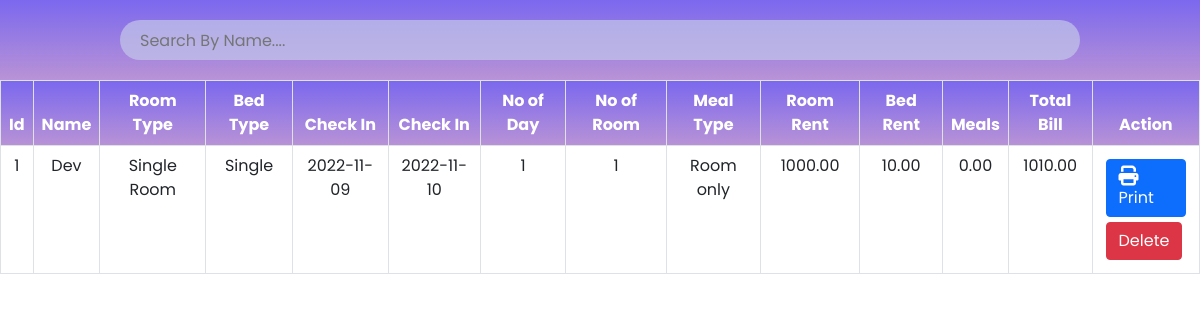
Screenshot of /roombook/admin/payment.php with the database file from the repository.
### tables this page shows
CREATE TABLE `payment` (
  `id` int(30) NOT NULL AUTO_INCREMENT,
  `Name` varchar(30) NOT NULL,
  `Email` varchar(30) NOT NULL,
  `RoomType` varchar(30) NOT NULL,
  `Bed` varchar(30) NOT NULL,
  `NoofRoom` int(30) NOT NULL,
  `cin` date NOT NULL,
  `cout` date NOT NULL,
  `noofdays` int(30) NOT NULL,
  `roomtotal` double(8,2) NOT NULL,
  `bedtotal` double(8,2) NOT NULL,
  `meal` varchar(30) NOT NULL,
  `mealtotal` double(8,2) NOT NULL,
  `finaltotal` double(8,2) NOT NULL,
  PRIMARY KEY (`id`)
);

### roombook/admin/payment.php (the view, shortened to what this page needs)
<?php
    include '../config.php';
?>
<!DOCTYPE html>
<html lang="en">
<head>
    <link href="https://cdn.jsdelivr.net/npm/bootstrap@5.0.2/dist/css/bootstrap.min.css" rel="stylesheet">
    <link rel="stylesheet" href="https://cdnjs.cloudflare.com/ajax/libs/font-awesome/6.2.0/css/all.min.css"/>
	<link rel="stylesheet" href="css/roombook.css">
</head>
<body>
	<div class="searchsection">
        <input type="text" name="search_bar" id="search_bar" placeholder="Search By Name...." onkeyup="searchFun()">
    </div>
    <div class="roombooktable" class="table-responsive-xl">
        <?php
            $paymanttablesql = "SELECT * FROM payment";
            $paymantresult = mysqli_query($conn, $paymanttablesql);
        ?>
        <table class="table table-bordered" id="table-data">
            <thead>
                <tr>
                    <th scope="col">Id</th>
                    <th scope="col">Name</th>
                    <th scope="col">Room Type</th>
                    <th scope="col">Bed Type</th>
                    <th scope="col">Check In</th>
                    <th scope="col">Check In</th>
					<th scope="col">No of Day</th>
                    <th scope="col">No of Room</th>
					<th scope="col">Meal Type</th>
                    <th scope="col">Room Rent</th>
                    <th scope="col">Bed Rent</th>
                    <th scope="col">Meals</th>
					<th scope="col">Total Bill</th>
                    <th scope="col">Action</th>
                </tr>
            </thead>
            <tbody>
            <?php
            while ($res = mysqli_fetch_array($paymantresult)) {
            ?>
                <tr>
                    <td><?php echo $res['id'] ?></td>
                    <td><?php echo $res['Name'] ?></td>
                    <td><?php echo $res['RoomType'] ?></td>
                    <td><?php echo $res['Bed'] ?></td>
					<td><?php echo $res['cin'] ?></td>
                    <td><?php echo $res['cout'] ?></td>
					<td><?php echo $res['noofdays'] ?></td>
                    <td><?php echo $res['NoofRoom'] ?></td>
                    <td><?php echo $res['meal'] ?></td>
                    <td><?php echo $res['roomtotal'] ?></td>
					<td><?php echo $res['bedtotal'] ?></td>
					<td><?php echo $res['mealtotal'] ?></td>
					<td><?php echo $res['finaltotal'] ?></td>
                    <td class="action">
                        <a href="invoiceprint.php?id= <?php echo $res['id']?>"><button class="btn btn-primary"><i class="fa-solid fa-print"></i>Print</button></a>
						<a href="paymantdelete.php?id=<?php echo $res['id']?>"><button class="btn btn-danger">Delete</button></a>
                    </td>
                </tr>
            <?php
            }
            ?>
            </tbody>
        </table>
    </div>
</body>
</html>

### roombook/admin/css/roombook.css (style rules this page uses)
:root { --bg-text-shadow: 0 2px 4px rgb(13 0 77 / 8%), 0 3px 6px rgb(13 0 77 / 8%), 0 8px 16px rgb(13 0 77 / 8%); --bg-box-shadow: 0px 0px 20px 6px rgba(26, 30, 164, 0.31); }
body { background-color: #ffff; }
* { margin: 0; padding: 0; font-family: 'Poppins', sans-serif; }
i { font-size: 20px; }
.searchsection { height: 80px; width: 100%; display: flex; justify-content: space-evenly; align-items: center; background: linear-gradient(to bottom, #7B68EE, #B993D6); position: fixed; z-index: 500; }
#search_bar { height: 40px; width: 80%; border: none; background-color: rgba(195, 198, 233, 0.714); padding-left: 20px; border-radius: 30px; }
a { color: black; }
.roombooktable { position: absolute; color: black; margin-top: 80px; width: 100%; height: 100vh; padding-bottom: 900px; }
.roombooktable thead { background: linear-gradient(to bottom, #7B68EE, #B993D6); color: white; text-align: center; }
.roombooktable tbody { text-align: center; }
.action a { text-decoration: none; }
.action button { display: flex; flex-wrap: wrap; margin: 5px; }

### rows the page displays
payment: id "1", Name "Dev", RoomType "Single Room", Bed "Single", cin "2022-11-09", cout "2022-11-10", noofdays "1", NoofRoom "1", meal "Room only", roomtotal "1000.00", bedtotal "10.00", mealtotal "0.00", finaltotal "1010.00"
